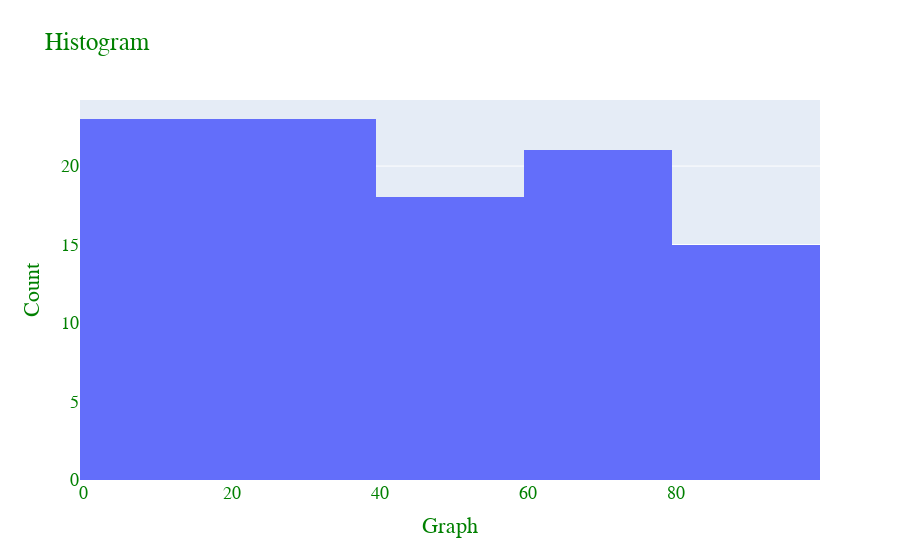

The code cell stored with this chart in its notebook:
### Code cell
import plotly.graph_objs as go
import numpy as np
num=np.random.randint(1,100,100)
trace=go.Histogram(x=num,
                  xbins_size=20,)
layout=go.Layout(title="Histogram",xaxis_title="Graph",yaxis_title="Count",
                font=dict(size=18,color="green",family="Times New Roman"))
go.Figure(trace,layout=layout)

### Figure 1 — Plotly figure (JSON) as saved in the notebook; plotly's stock layout.template omitted (floating-point values rounded to 4 significant figures)
{"data": [{"type": "histogram", "x": [20, 67, 41, 15, 19, 99, 67, 26, 21, 46, 52, 70, 35, 60, 23, 12, 40, 33, 37, 74, 77, 57, 30, 81, 32, 96, 27, 60, 46, 42, 78, 67, 75, 75, 98, 5, 91, 4, 57, 25, 97, 90, 66, 84, 21, 11, 52, 66, 31, 79, 42, 14, 46, 43, 16, 10, 99, 27, 10, 64, 7, 39, 80, 52, 15, 30, 7, 46, 68, 72, 1, 26, 53, 32, 7, 20, 81, 61, 6, 32, 34, 63, 3, 83, 23, 65, 41, 15, 44, 92, 13, 9, 50, 10, 10, 81, 89, 26, 79, 8], "xbins": {"size": 20}}], "layout": {"autosize": true, "font": {"color": "green", "family": "Times New Roman", "size": 18}, "title": {"text": "Histogram"}, "xaxis": {"autorange": true, "range": [-0.5, 99.5], "title": {"text": "Graph"}, "type": "linear"}, "yaxis": {"autorange": true, "range": [0, 24.21], "title": {"text": "Count"}}}}
